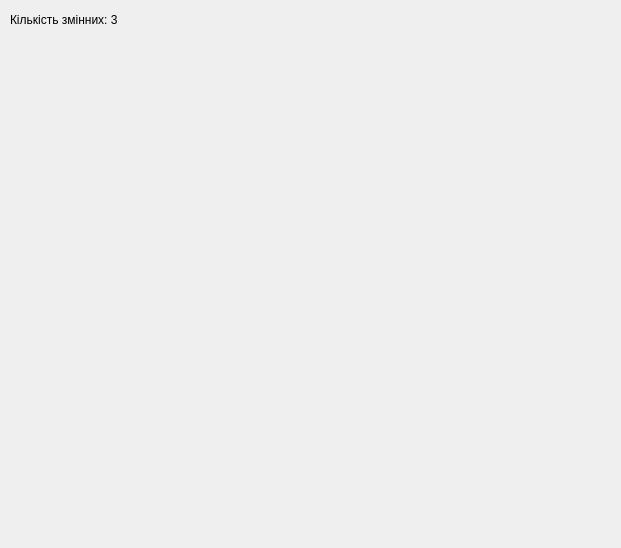
<?xml version="1.0" encoding="UTF-8"?>
<ui version="4.0">
 <class>UISeidelsSetup</class>
 <widget class="QMainWindow" name="UISeidelsSetup">
  <property name="geometry">
   <rect>
    <x>0</x>
    <y>0</y>
    <width>621</width>
    <height>548</height>
   </rect>
  </property>
  <property name="maximumSize">
   <size>
    <width>621</width>
    <height>548</height>
   </size>
  </property>
  <property name="windowTitle">
   <string>Встановлення значень</string>
  </property>
  <widget class="QWidget" name="centralwidget">
   <widget class="QLabel" name="lblVarsAmount">
    <property name="geometry">
     <rect>
      <x>10</x>
      <y>10</y>
      <width>141</width>
      <height>20</height>
     </rect>
    </property>
    <property name="text">
     <string>Кількість змінних: 3</string>
    </property>
   </widget>
  </widget>
 </widget>
 <resources/>
 <connections/>
</ui>
